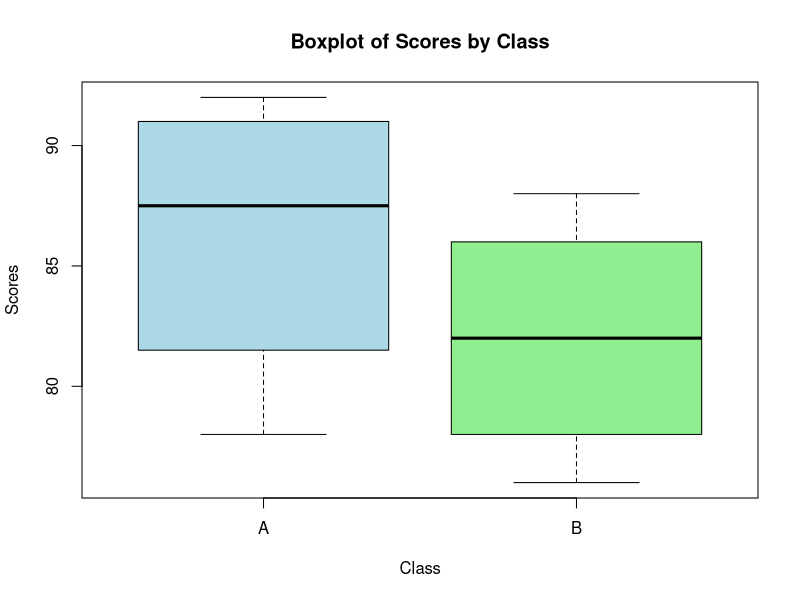

Generate this figure with R:
Class <- c("A", "A", "A", "A", "B", "B", "B", "B")
Scores <- c(85, 90, 78, 92, 88, 76, 80, 84)
boxplot(Scores~Class, main = "Boxplot of Scores by Class", 
        col = c("lightblue", "lightgreen"))
